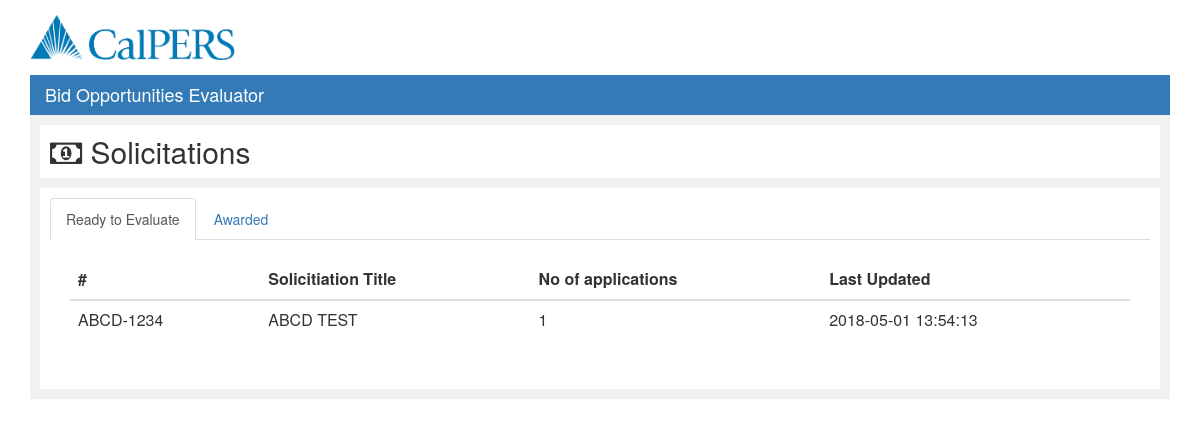
/bidEvaluator.php, run on an earlier commit of the app's database.
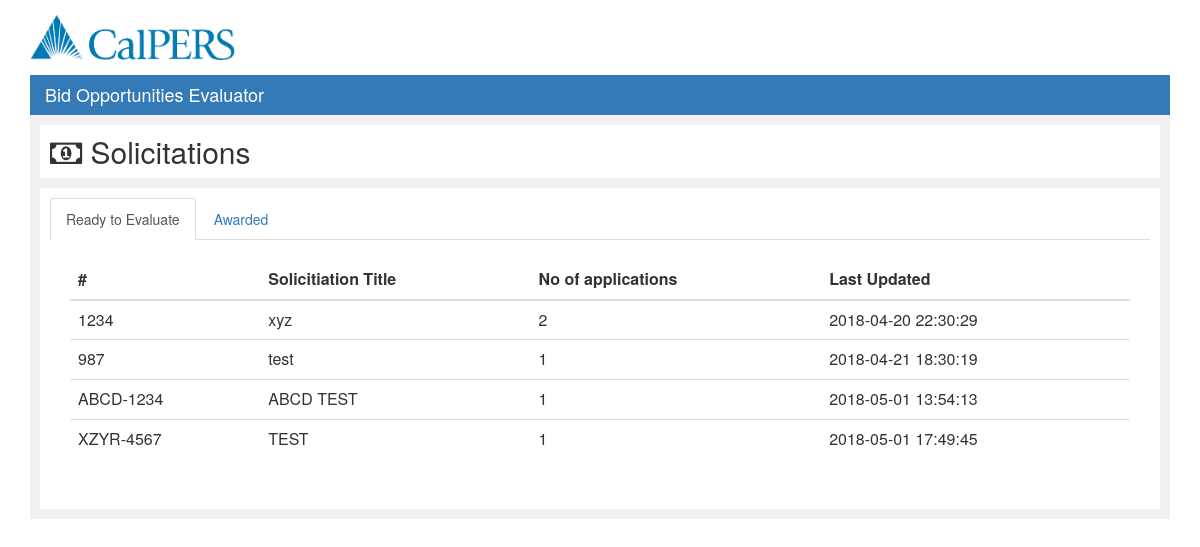
And on a later commit of the database.
### tables this page shows
CREATE TABLE IF NOT EXISTS `solicitation` (
  `pid` int(11) NOT NULL,
  `sid` varchar(9) NOT NULL,
  `stitle` varchar(100) NOT NULL,
  `type` varchar(50) NOT NULL,
  `category` varchar(50) NOT NULL,
  `status` varchar(50) NOT NULL,
  `last_updated` datetime NOT NULL DEFAULT CURRENT_TIMESTAMP,
  `final_filing_date` datetime NOT NULL,
  `description` varchar(1000) NOT NULL,
  `cancelflag` int(1) DEFAULT '0',
  PRIMARY KEY (`sid`)
);

### submit_eval.php (the view, shortened to what this page needs)
<?php
function getBidList(){
	$conn = mysqli_connect($GLOBALS['servername'], $GLOBALS['username'], $GLOBALS['password'], $GLOBALS['dbname']);
		if (!$conn) {
			die("Connection failed: " . mysqli_connect_error());
		}else{
	 		$sql = "SELECT a.sid, a.stitle, count(*) cnt, a.last_updated  FROM bid_transactions bt, solicitation a where a.sid=bt.bid_id group by a.sid";
  			$result = mysqli_query($conn, $sql);
  			 while($row = mysqli_fetch_array($result))
              {
                  echo '
                       <tr class="clickable-row" data-href="bidderEvaluate.php?bid_id='.$row["sid"].'">
                            <td>'.$row["sid"].'</td>
                            <td>'.$row["stitle"].'</td>
                            <td>'.$row["cnt"].'</td>
                            <td>'.$row["last_updated"].'</td>
                       </tr>
                       ';
              }
  		}
}
?>

What changed in the data, as far as the page shows it:
now on this page (row edited): solicitation: sid "1234", stitle "xyz", cnt "2", last_updated "2018-04-20 22:30:29"
now on this page (row unchanged): solicitation: sid "987", stitle "test", cnt "1", last_updated "2018-04-21 18:30:19"
now on this page (row edited): solicitation: sid "XZYR-4567", stitle "TEST", cnt "1", last_updated "2018-05-01 17:49:45"
